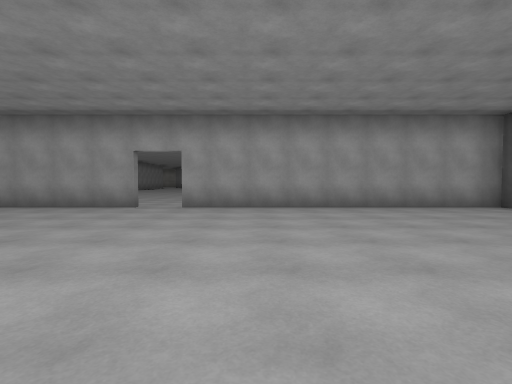
View 1 (above)

23 first-person views from a walk through a scene from a Unity 3-D project. The camera is 1.3 m above the floor, tilts 2° down and sees 85° across. The floor is counted in squares, 2.27 m on a side. Each view is taken from the middle of a square. On the plan, view 1 faces up. The plan holds only what a view shows up to about 9 squares ahead; the rest is blank. The place goes on beyond the plan. The player character is not drawn. Surface patterns are stand-ins for the level's own textures.

View 2
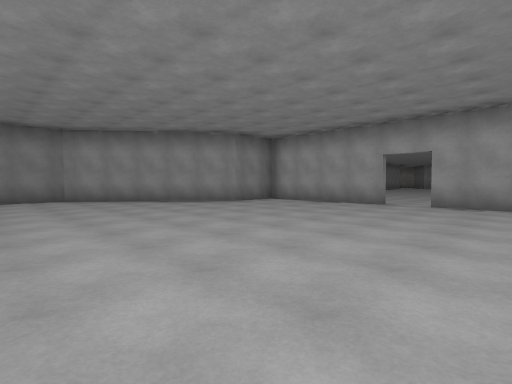

View 3
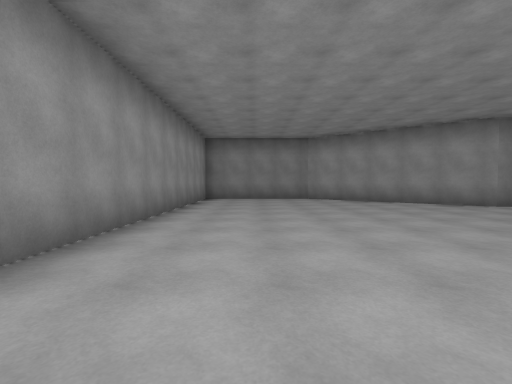

View 4
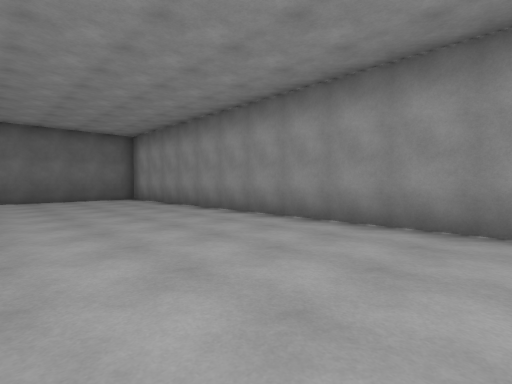

View 5
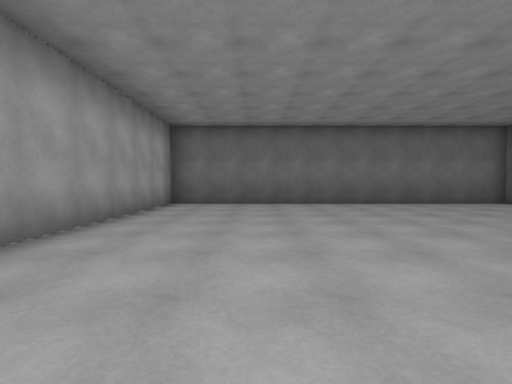

View 6
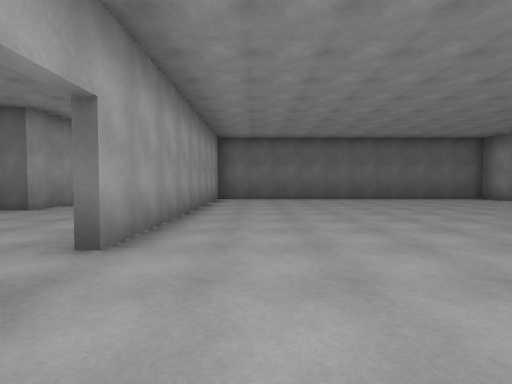

View 7
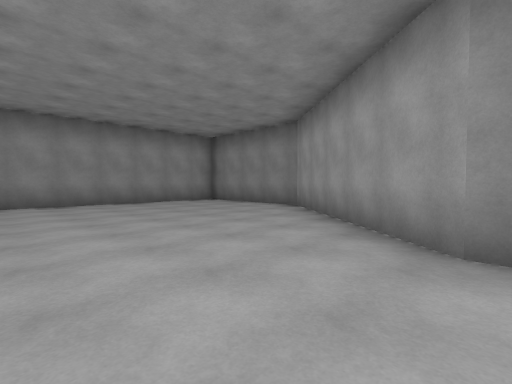

View 8
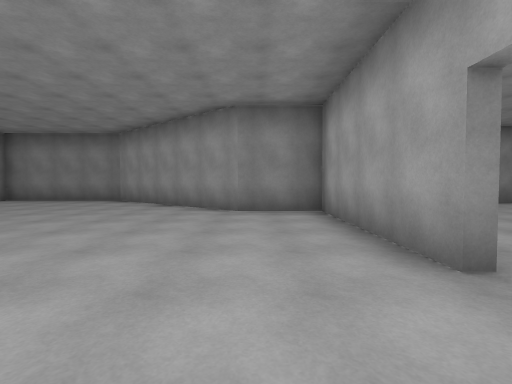

View 9
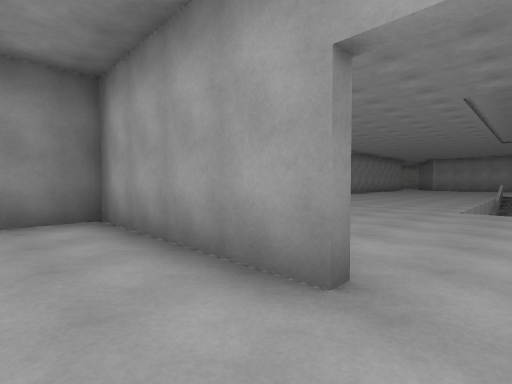

View 10
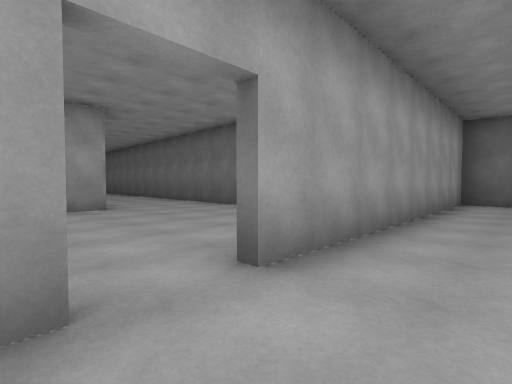

View 11
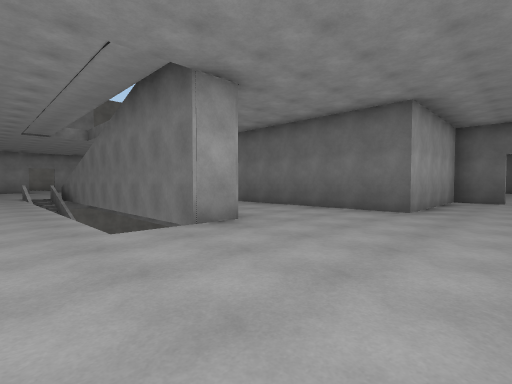

View 12
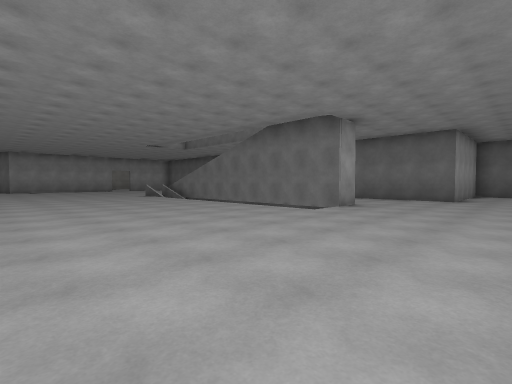

View 13
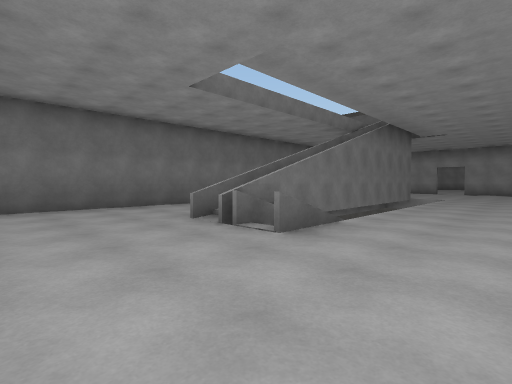

View 14
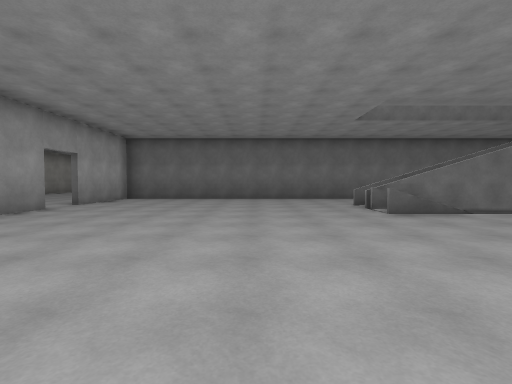

View 15
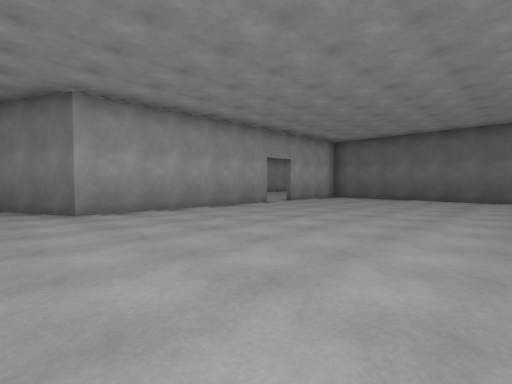

View 16
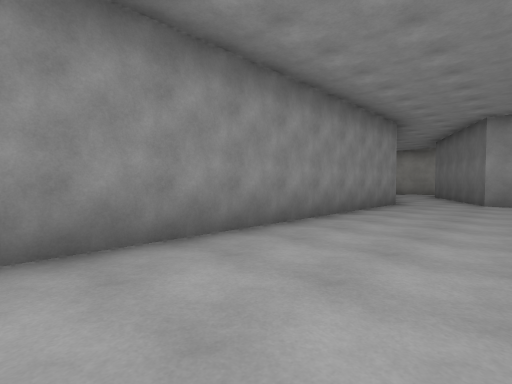

View 17
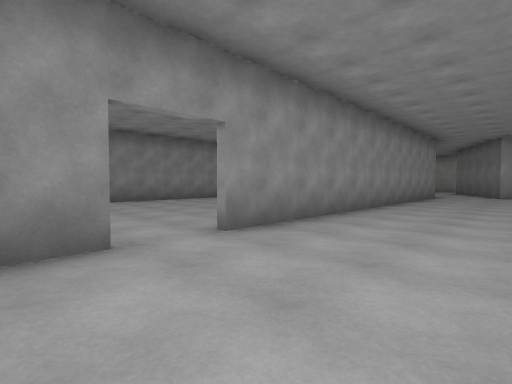

View 18
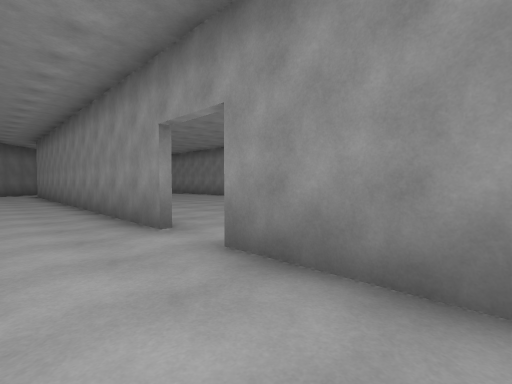

View 19
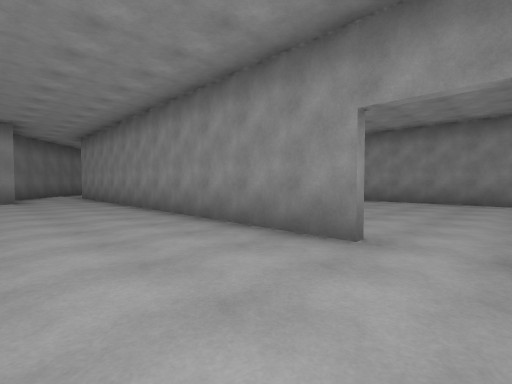

View 20
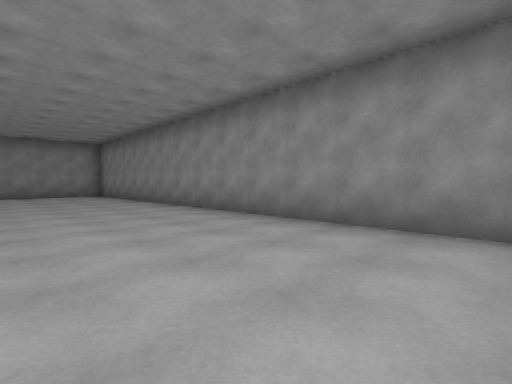

View 21
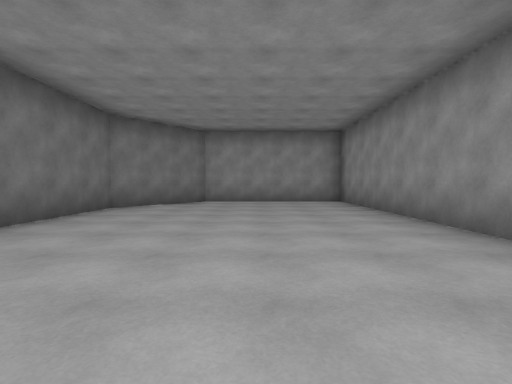

View 22
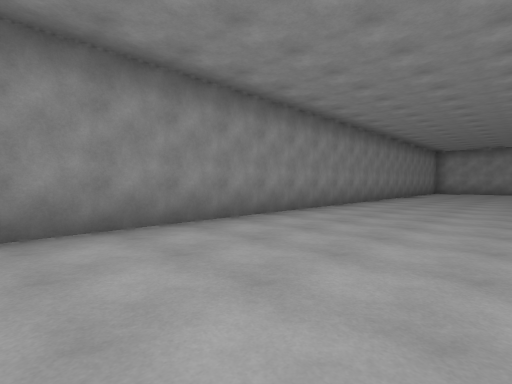

View 23
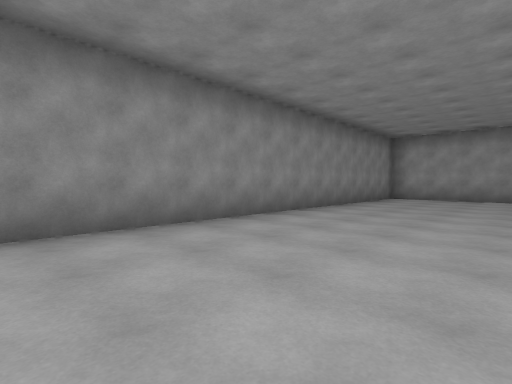

### Floor plan
Points are (right, up) in squares from view 1. A wall is a line through its corners. A room is listed if a view was taken in it or the views show most of it. See-through windows are left out.
Room 1 (views 1, 2, 3, 4, 5, 6, 7, 8, 9, 10)
walls: (-2.6, 6.3) (-6.5, 6.3) (-6.5, 4.6) (-9.7, 0.8) (-9.7, -2.7) (5.5, -2.7) (5.5, 6.3) (-1.8, 6.3)
ways out: opening at (-2, 7) to room 2
Room 2 (views 11, 12, 13, 14, 15, 16, 17, 18, 19)
walls: (-1.2, 13) (-1.2, 19.6); (1.7, 16.4) (1.7, 24.1); (-1.9, 12.1) (-1.9, 19.6); (-8.6, 14.9) (-8.6, 5.9); (-2, 26.5) (-6.8, 26.5) (-8, 28.8); (-8.5, 25.7) (-8.6, 16); (1, 26.5) (-1, 26.5); (5.5, 8.5) (5.5, 9.6) (1.7, 9.6) (1.7, 14.5)
low walls: (-2.2, 17) (-2.2, 19.6) (-1.8, 19.6); (-3, 18.5) (-3, 19.6)
ways out: opening at (-2, 7) to room 1; opening at (-9, 15.5) to room 3; gap at (-1.5, 27)
Room 3 (views 20, 21, 22, 23)
walls: (-14.5, 28.2) (-14.5, 2.7) (-10.5, 2.7) (-8.8, 4.8) (-8.8, 7.5); (-11.3, 29.2) (-13.6, 29.2)
ways out: opening at (-9, 15.5) to room 2

Where each view was taken, in squares from view 1:
view 1: 0 up, 0 right, facing up
view 2: 1 down, 0 right, facing up-left
view 3: 1 down, 0 right, facing left
view 4: 1 up, 4 left, facing down-right
view 5: 4 up, 2 left, facing right
view 6: 5 up, 4 left, facing right
view 7: 5 up, 4 left, facing down-left
view 8: 5 up, 1 left, facing left
view 9: 5 up, 2 left, facing up-left
view 10: 5 up, 3 left, facing up-right
view 11: 8 up, 4 left, facing up-right
view 12: 8 up, 8 left, facing up-right
view 13: 22 up, 5 left, facing down-right
view 14: 22 up, 8 left, facing right
view 15: 21 up, 8 left, facing up-right
view 16: 18 up, 6 left, facing up-left
view 17: 14 up, 6 left, facing up-left
view 18: 18 up, 7 left, facing down-left
view 19: 16 up, 6 left, facing down-left
view 20: 15 up, 11 left, facing down-left
view 21: 11 up, 12 left, facing down
view 22: 13 up, 11 left, facing up-left
view 23: 19 up, 11 left, facing up-left
